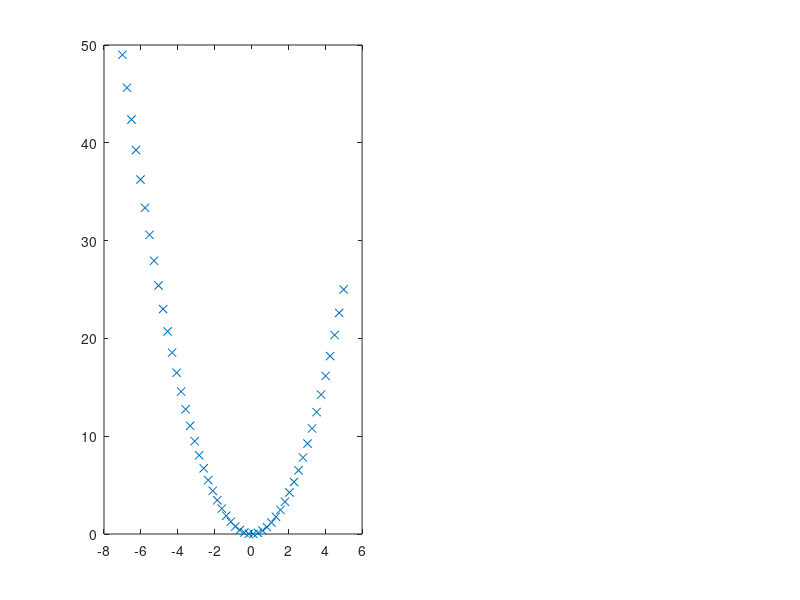

Reproduce this figure in MATLAB. (Note: this script raises an error after producing the figure.)
libPath = '../lib';
if index(path, libPath) == 0
    addpath(libPath);
end

X = linspace(-7, 5, 50);
Y =  (X .^ 2);

clf;
subplot(1,2,1);
plot(X, Y, 'x');

theta = [2, 1, 1];
[J, grad] = lr_cost_grad(theta, [X', (X') .^ 2], Y')

alpha = 0.005
count = 300;
test_count = 10;
fprintf("without regularization:\n");
lambda = 0
[grad, costs] = lr_gradient_descent([1, 1, 1], [X', (X') .^ 2], Y', lambda, count, alpha);
fprintf("grad:\n");
disp(grad)
costs(1:test_count,:)
subplot(1,2,2);
plot(costs(:,1), costs(:,2), '-');

subplot(1,2,1);
hold on;
YY = [ones(size(X')(1), 1), X', (X') .^ 2] * grad';
plot(X', YY, '-'); 

lambda = 5;
fprintf("with regularization lambda: %d\n", lambda);

[grad, costs] = lr_gradient_descent([1, 1, 1], [X', (X') .^ 2], Y', lambda, count, alpha);
fprintf("grad:\n");
disp(grad);
costs(1:test_count,:)
subplot(1,2,2);
hold on;
plot(costs(:,1), costs(:,2), 'r.');

subplot(1,2,1);
hold on;
YY = [ones(size(X')(1), 1), X', (X') .^ 2] * grad';
plot(X', YY, 'r.'); 

